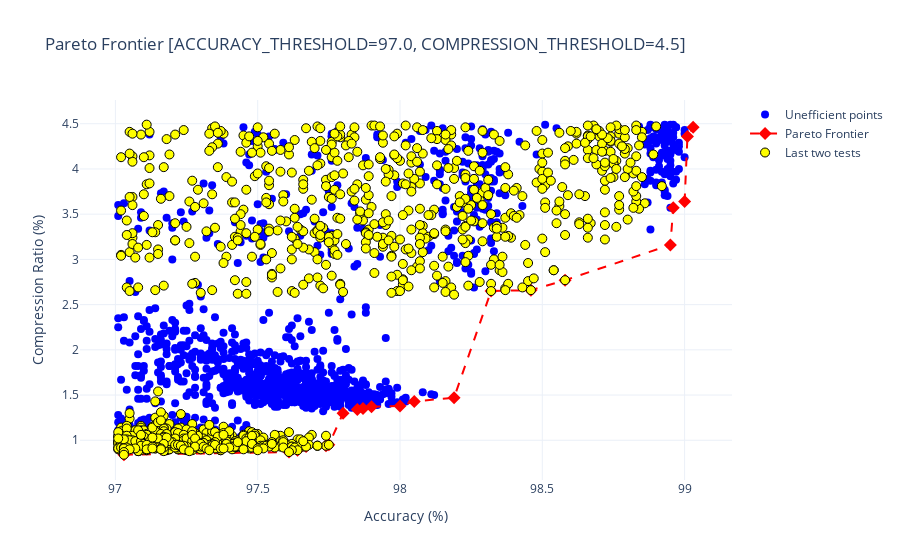

Notebook code for this chart:
### Code cell
import os
import re
import pandas as pd
import plotly.graph_objects as go

# === Parametri di soglia ===
ACCURACY_THRESHOLD = 97.0
COMPRESSION_THRESHOLD = 4.5

# === Funzione per estrarre dati da un singolo file, inclusa intestazione params ===
def extract_metrics_from_file(filepath):
    results = []
    with open(filepath, 'r') as f:
        lines = f.readlines()

    # === Estrarre intestazione ===
    header_params = {}
    header_end_idx = None
    for i, line in enumerate(lines):
        if line.strip() == "------------------------------------------------------------":
            header_end_idx = i
            break

    if header_end_idx is not None:
        for line in lines[:header_end_idx]:
            line = line.strip()
            if '=' in line and not line.startswith('='):
                key, val = line.split('=', 1)
                header_params[key.strip()] = val.strip()

    current_var_name = None
    current_var_value = None

    for i, line in enumerate(lines):
        # Rileva blocco separatore
        if "------------------------------------------------------------" in line:
            # Estrai intestazione variabile nella riga successiva
            if i + 1 < len(lines):
                header_line = lines[i + 1].strip()
                match_header = re.match(r"([a-zA-Z_]+)\s*=\s*([0-9.]+)", header_line)
                if match_header:
                    current_var_name = match_header.group(1)
                    current_var_value = float(match_header.group(2))

        # === Caso 1: Riga con A_Q e zstd_ratio ===
        match_full_line = re.search(r"A_Q\s*=\s*([\d.]+).*?zstd_ratio\s*=\s*([\d.]+)%", line)
        if match_full_line:
            acc = float(match_full_line.group(1))
            ratio = float(match_full_line.group(2))
            if acc > ACCURACY_THRESHOLD and ratio < COMPRESSION_THRESHOLD:
                results.append({
                    'accuracy': acc,
                    'zstd_ratio': ratio,
                    'source': os.path.basename(filepath),
                    'var_name': current_var_name,
                    'var_value': current_var_value,
                    'header_params': header_params
                })
            continue

        # === Caso 2: Riga con 'to' e riga successiva con zstd_ratio ===
        if "to" in line:
            match_to = re.search(r'to\s+([\d.]+)', line)
            if match_to and i + 1 < len(lines):
                acc = float(match_to.group(1))
                next_line = lines[i + 1]
                match_ratio = re.search(r'zstd_ratio\s*=\s*([\d.]+)%', next_line)
                if match_ratio:
                    ratio = float(match_ratio.group(1))
                    if acc > ACCURACY_THRESHOLD and ratio < COMPRESSION_THRESHOLD:
                        results.append({
                            'accuracy': acc,
                            'zstd_ratio': ratio,
                            'source': os.path.basename(filepath),
                            'var_name': current_var_name,
                            'var_value': current_var_value,
                            'header_params': header_params
                        })
    return results

# === Lista e ordinamento file ===
file_list = [f for f in os.listdir('.') if f.startswith('output-Test-2025-')]
file_list.sort(key=lambda f: os.path.getmtime(f))
last_two_files = file_list[-2:] if len(file_list) >= 2 else file_list

# === Estrazione dati da tutti i file ===
all_data = []
for filename in file_list:
    all_data.extend(extract_metrics_from_file(filename))

df = pd.DataFrame(all_data)

# Flagga punti provenienti dagli ultimi 2 file
df['is_recent_file'] = df['source'].apply(lambda x: x in last_two_files)

# === Funzione per convertire dict header_params in stringa leggibile per tooltip ===
def header_params_to_str(params):
    return '<br>'.join([f"{k}={v}" for k, v in params.items()])

# Crea etichetta tooltip completa
df['label'] = df.apply(lambda row: 
    f"File: {row['source']}<br>"
    f"{row['var_name']} = {row['var_value']}<br>"
    f"Accuracy: {row['accuracy']}<br>"
    f"Compression: {row['zstd_ratio']}%<br>"
    f"<b>Params:</b><br>{header_params_to_str(row['header_params'])}", axis=1)

# === Calcola frontiera efficiente ===
def efficient_frontier(df):
    df_sorted = df.sort_values(by=['zstd_ratio', 'accuracy'], ascending=[True, False])
    frontier_rows = []
    max_acc = -1
    for _, row in df_sorted.iterrows():
        if row['accuracy'] > max_acc:
            frontier_rows.append(row)
            max_acc = row['accuracy']
    return pd.DataFrame(frontier_rows)

frontier_df = efficient_frontier(df)

# Etichetta per frontiera efficiente
frontier_df['label'] = frontier_df.apply(lambda row: 
    f"File: {row['source']}<br>"
    f"{row['var_name']} = {row['var_value']}<br>"
    f"Accuracy: {row['accuracy']}<br>"
    f"Compression: {row['zstd_ratio']}%<br>"
    f"<b>Params:</b><br>{header_params_to_str(row['header_params'])}", axis=1)

# Flag frontiera nel df principale
df['is_frontier'] = df.index.isin(frontier_df.index)

# === Separazione punti per colori e gruppi ===
recent_points = df[df['is_recent_file']]
blue_points = df[(~df['is_recent_file']) & (~df['is_frontier'])]
red_points = frontier_df

# === Plot con plotly ===
trace_blue = go.Scatter(
    x=blue_points['accuracy'],
    y=blue_points['zstd_ratio'],
    mode='markers',
    name='Unefficient points',
    marker=dict(size=8, color='blue'),
    text=blue_points['label'],
    hoverinfo='text'
)

trace_red = go.Scatter(
    x=red_points['accuracy'],
    y=red_points['zstd_ratio'],
    mode='markers+lines',
    name='Pareto Frontier',
    line=dict(color='red', width=2, dash='dash'),
    marker=dict(size=10, symbol='diamond'),
    text=red_points['label'],
    hoverinfo='text'
)

trace_yellow = go.Scatter(
    x=recent_points['accuracy'],
    y=recent_points['zstd_ratio'],
    mode='markers',
    name='Last two tests',
    marker=dict(size=9, color='yellow', line=dict(color='black', width=1)),
    text=recent_points['label'],
    hoverinfo='text'
)

fig = go.Figure(data=[trace_blue, trace_red, trace_yellow])

fig.update_layout(
    title=f'Pareto Frontier [ACCURACY_THRESHOLD={ACCURACY_THRESHOLD}, COMPRESSION_THRESHOLD={COMPRESSION_THRESHOLD}]',
    xaxis_title='Accuracy (%)',
    yaxis_title='Compression Ratio (%)',
    template='plotly_white'
)

fig.show()

### Figure 1 — Plotly figure (JSON) as saved in the notebook; plotly's stock layout.template omitted (floating-point values rounded to 4 significant figures; data arrays with more than 128 entries replaced by an {"elided": "..."} marker saying what was removed)
{"data": [{"hoverinfo": "text", "marker": {"color": "blue", "size": 8}, "mode": "markers", "name": "Unefficient points", "text": {"elided": "1204 str values"}, "type": "scatter", "x": {"elided": "1204 float values"}, "y": {"elided": "1204 float values"}}, {"hoverinfo": "text", "line": {"color": "red", "dash": "dash", "width": 2}, "marker": {"size": 10, "symbol": "diamond"}, "mode": "markers+lines", "name": "Pareto Frontier", "text": ["File: output-Test-2025-06-15-Dantzig.log<br>r = 1.1004<br>Accuracy: 97.03<br>Compression: 0.84%<br><b>Params:</b><br>model=LeNet-5<br>criterion=CrossEntropy<br>C=64<br>lr=0.0007<br>lambda_reg=0.0015<br>alpha=0.533<br>[T1=lambda_reg*alpha=0.0008]<br>[T2=lambda_reg*(1-alpha)=0.0007]<br>subgradient_step=100000.0<br>w0=-0.11<br>target_acc=98.4<br>target_zstd_ratio=0.0297<br>min_xi=0<br>max_xi=1<br>upper_c=44426<br>lower_c=0.01<br>zeta=50000<br>l=0.5<br>n_epochs=90<br>max_iterations=15<br>train_optimizer=ADAM<br>entropy_optimizer=FISTA<br>delta=0<br>pruning=Y<br>QuantizationType=center", "File: output-Test-2025-06-15-Dantzig.log<br>r = 1.1004<br>Accuracy: 97.61<br>Compression: 0.87%<br><b>Params:</b><br>model=LeNet-5<br>criterion=CrossEntropy<br>C=64<br>lr=0.0007<br>lambda_reg=0.0015<br>alpha=0.533<br>[T1=lambda_reg*alpha=0.0008]<br>[T2=lambda_reg*(1-alpha)=0.0007]<br>subgradient_step=100000.0<br>w0=-0.11<br>target_acc=98.4<br>target_zstd_ratio=0.0297<br>min_xi=0<br>max_xi=1<br>upper_c=44426<br>lower_c=0.01<br>zeta=50000<br>l=0.5<br>n_epochs=90<br>max_iterations=15<br>train_optimizer=ADAM<br>entropy_optimizer=FISTA<br>delta=0<br>pruning=Y<br>QuantizationType=center", "File: output-Test-2025-06-15-Dantzig.log<br>r = 1.1004<br>Accuracy: 97.64<br>Compression: 0.89%<br><b>Params:</b><br>model=LeNet-5<br>criterion=CrossEntropy<br>C=64<br>lr=0.0007<br>lambda_reg=0.0015<br>alpha=0.533<br>[T1=lambda_reg*alpha=0.0008]<br>[T2=lambda_reg*(1-alpha)=0.0007]<br>subgradient_step=100000.0<br>w0=-0.11<br>target_acc=98.4<br>target_zstd_ratio=0.0297<br>min_xi=0<br>max_xi=1<br>upper_c=44426<br>lower_c=0.01<br>zeta=50000<br>l=0.5<br>n_epochs=90<br>max_iterations=15<br>train_optimizer=ADAM<br>entropy_optimizer=FISTA<br>delta=0<br>pruning=Y<br>QuantizationType=center", "File: output-Test-2025-06-15-Dantzig.log<br>r = 1.1019<br>Accuracy: 97.67<br>Compression: 0.93%<br><b>Params:</b><br>model=LeNet-5<br>criterion=CrossEntropy<br>C=64<br>lr=0.0007<br>lambda_reg=0.0015<br>alpha=0.533<br>[T1=lambda_reg*alpha=0.0008]<br>[T2=lambda_reg*(1-alpha)=0.0007]<br>subgradient_step=100000.0<br>w0=-0.11<br>target_acc=98.4<br>target_zstd_ratio=0.0297<br>min_xi=0<br>max_xi=1<br>upper_c=44426<br>lower_c=0.01<br>zeta=50000<br>l=0.5<br>n_epochs=90<br>max_iterations=15<br>train_optimizer=ADAM<br>entropy_optimizer=FISTA<br>delta=0<br>pruning=Y<br>QuantizationType=center", "File: output-Test-2025-06-15-Dantzig.log<br>r = 1.1014<br>Accuracy: 97.74<br>Compression: 0.94%<br><b>Params:</b><br>model=LeNet-5<br>criterion=CrossEntropy<br>C=64<br>lr=0.0007<br>lambda_reg=0.0015<br>alpha=0.533<br>[T1=lambda_reg*alpha=0.0008]<br>[T2=lambda_reg*(1-alpha)=0.0007]<br>subgradient_step=100000.0<br>w0=-0.11<br>target_acc=98.4<br>target_zstd_ratio=0.0297<br>min_xi=0<br>max_xi=1<br>upper_c=44426<br>lower_c=0.01<br>zeta=50000<br>l=0.5<br>n_epochs=90<br>max_iterations=15<br>train_optimizer=ADAM<br>entropy_optimizer=FISTA<br>delta=0<br>pruning=Y<br>QuantizationType=center", "File: output-Test-2025-06-15-Dantzig.log<br>r = 1.1006<br>Accuracy: 97.75<br>Compression: 0.95%<br><b>Params:</b><br>model=LeNet-5<br>criterion=CrossEntropy<br>C=64<br>lr=0.0007<br>lambda_reg=0.0015<br>alpha=0.533<br>[T1=lambda_reg*alpha=0.0008]<br>[T2=lambda_reg*(1-alpha)=0.0007]<br>subgradient_step=100000.0<br>w0=-0.11<br>target_acc=98.4<br>target_zstd_ratio=0.0297<br>min_xi=0<br>max_xi=1<br>upper_c=44426<br>lower_c=0.01<br>zeta=50000<br>l=0.5<br>n_epochs=90<br>max_iterations=15<br>train_optimizer=ADAM<br>entropy_optimizer=FISTA<br>delta=0<br>pruning=Y<br>QuantizationType=center", "File: output-Test-2025-06-13-A-Dantzig.log<br>r = 1.1007<br>Accuracy: 97.8<br>Compression: 1.3%<br><b>Params:</b><br>model=LeNet-5<br>criterion=CrossEntropy<br>C=128<br>lr=0.0007<br>lambda_reg=0.0015<br>alpha=0.533<br>[T1=lambda_reg*alpha=0.0008]<br>[T2=lambda_reg*(1-alpha)=0.0007]<br>subgradient_step=100000.0<br>w0=-0.11<br>target_acc=98.8<br>target_zstd_ratio=0.0297<br>min_xi=0<br>max_xi=1<br>upper_c=44426<br>lower_c=0.01<br>zeta=50000<br>l=0.5<br>n_epochs=30<br>max_iterations=15<br>train_optimizer=ADAM<br>entropy_optimizer=FISTA<br>delta=0<br>pruning=Y<br>QuantizationType=center", "File: output-Test-2025-06-13-A-Dantzig.log<br>r = 1.1007<br>Accuracy: 97.85<br>Compression: 1.34%<br><b>Params:</b><br>model=LeNet-5<br>criterion=CrossEntropy<br>C=128<br>lr=0.0007<br>lambda_reg=0.0015<br>alpha=0.533<br>[T1=lambda_reg*alpha=0.0008]<br>[T2=lambda_reg*(1-alpha)=0.0007]<br>subgradient_step=100000.0<br>w0=-0.11<br>target_acc=98.8<br>target_zstd_ratio=0.0297<br>min_xi=0<br>max_xi=1<br>upper_c=44426<br>lower_c=0.01<br>zeta=50000<br>l=0.5<br>n_epochs=30<br>max_iterations=15<br>train_optimizer=ADAM<br>entropy_optimizer=FISTA<br>delta=0<br>pruning=Y<br>QuantizationType=center", "File: output-Test-2025-06-13-A-Dantzig.log<br>r = 1.1011<br>Accuracy: 97.87<br>Compression: 1.35%<br><b>Params:</b><br>model=LeNet-5<br>criterion=CrossEntropy<br>C=128<br>lr=0.0007<br>lambda_reg=0.0015<br>alpha=0.533<br>[T1=lambda_reg*alpha=0.0008]<br>[T2=lambda_reg*(1-alpha)=0.0007]<br>subgradient_step=100000.0<br>w0=-0.11<br>target_acc=98.8<br>target_zstd_ratio=0.0297<br>min_xi=0<br>max_xi=1<br>upper_c=44426<br>lower_c=0.01<br>zeta=50000<br>l=0.5<br>n_epochs=30<br>max_iterations=15<br>train_optimizer=ADAM<br>entropy_optimizer=FISTA<br>delta=0<br>pruning=Y<br>QuantizationType=center", "File: output-Test-2025-06-13-A-Dantzig.log<br>r = 1.1004<br>Accuracy: 97.9<br>Compression: 1.37%<br><b>Params:</b><br>model=LeNet-5<br>criterion=CrossEntropy<br>C=128<br>lr=0.0007<br>lambda_reg=0.0015<br>alpha=0.533<br>[T1=lambda_reg*alpha=0.0008]<br>[T2=lambda_reg*(1-alpha)=0.0007]<br>subgradient_step=100000.0<br>w0=-0.11<br>target_acc=98.8<br>target_zstd_ratio=0.0297<br>min_xi=0<br>max_xi=1<br>upper_c=44426<br>lower_c=0.01<br>zeta=50000<br>l=0.5<br>n_epochs=30<br>max_iterations=15<br>train_optimizer=ADAM<br>entropy_optimizer=FISTA<br>delta=0<br>pruning=Y<br>QuantizationType=center", "File: output-Test-2025-06-13-A-Dantzig.log<br>r = 1.1017<br>Accuracy: 98.0<br>Compression: 1.38%<br><b>Params:</b><br>model=LeNet-5<br>criterion=CrossEntropy<br>C=128<br>lr=0.0007<br>lambda_reg=0.0015<br>alpha=0.533<br>[T1=lambda_reg*alpha=0.0008]<br>[T2=lambda_reg*(1-alpha)=0.0007]<br>subgradient_step=100000.0<br>w0=-0.11<br>target_acc=98.8<br>target_zstd_ratio=0.0297<br>min_xi=0<br>max_xi=1<br>upper_c=44426<br>lower_c=0.01<br>zeta=50000<br>l=0.5<br>n_epochs=30<br>max_iterations=15<br>train_optimizer=ADAM<br>entropy_optimizer=FISTA<br>delta=0<br>pruning=Y<br>QuantizationType=center", "File: output-Test-2025-06-13-A-Dantzig.log<br>r = 1.1015<br>Accuracy: 98.05<br>Compression: 1.43%<br><b>Params:</b><br>model=LeNet-5<br>criterion=CrossEntropy<br>C=128<br>lr=0.0007<br>lambda_reg=0.0015<br>alpha=0.533<br>[T1=lambda_reg*alpha=0.0008]<br>[T2=lambda_reg*(1-alpha)=0.0007]<br>subgradient_step=100000.0<br>w0=-0.11<br>target_acc=98.8<br>target_zstd_ratio=0.0297<br>min_xi=0<br>max_xi=1<br>upper_c=44426<br>lower_c=0.01<br>zeta=50000<br>l=0.5<br>n_epochs=30<br>max_iterations=15<br>train_optimizer=ADAM<br>entropy_optimizer=FISTA<br>delta=0<br>pruning=Y<br>QuantizationType=center", "File: output-Test-2025-06-13-A-Dantzig.log<br>r = 1.1014<br>Accuracy: 98.19<br>Compression: 1.47%<br><b>Params:</b><br>model=LeNet-5<br>criterion=CrossEntropy<br>C=128<br>lr=0.0007<br>lambda_reg=0.0015<br>alpha=0.533<br>[T1=lambda_reg*alpha=0.0008]<br>[T2=lambda_reg*(1-alpha)=0.0007]<br>subgradient_step=100000.0<br>w0=-0.11<br>target_acc=98.8<br>target_zstd_ratio=0.0297<br>min_xi=0<br>max_xi=1<br>upper_c=44426<br>lower_c=0.01<br>zeta=50000<br>l=0.5<br>n_epochs=30<br>max_iterations=15<br>train_optimizer=ADAM<br>entropy_optimizer=FISTA<br>delta=0<br>pruning=Y<br>QuantizationType=center", "File: output-Test-2025-06-15-Fenchel.log<br>r = 1.1016<br>Accuracy: 98.32<br>Compression: 2.65%<br><b>Params:</b><br>model=LeNet-5<br>criterion=CrossEntropy<br>C=64<br>lr=0.0007<br>lambda_reg=0.0015<br>alpha=0.533<br>[T1=lambda_reg*alpha=0.0008]<br>[T2=lambda_reg*(1-alpha)=0.0007]<br>subgradient_step=100000.0<br>w0=-0.11<br>target_acc=98.4<br>target_zstd_ratio=0.0297<br>min_xi=0<br>max_xi=1<br>upper_c=44426<br>lower_c=0.01<br>zeta=50000<br>l=0.5<br>n_epochs=90<br>max_iterations=15<br>train_optimizer=ADAM<br>entropy_optimizer=FISTA<br>delta=32<br>pruning=Y<br>QuantizationType=center", "File: output-Test-2025-06-15-Fenchel.log<br>r = 1.1016<br>Accuracy: 98.46<br>Compression: 2.66%<br><b>Params:</b><br>model=LeNet-5<br>criterion=CrossEntropy<br>C=64<br>lr=0.0007<br>lambda_reg=0.0015<br>alpha=0.533<br>[T1=lambda_reg*alpha=0.0008]<br>[T2=lambda_reg*(1-alpha)=0.0007]<br>subgradient_step=100000.0<br>w0=-0.11<br>target_acc=98.4<br>target_zstd_ratio=0.0297<br>min_xi=0<br>max_xi=1<br>upper_c=44426<br>lower_c=0.01<br>zeta=50000<br>l=0.5<br>n_epochs=90<br>max_iterations=15<br>train_optimizer=ADAM<br>entropy_optimizer=FISTA<br>delta=32<br>pruning=Y<br>QuantizationType=center", "File: output-Test-2025-06-15-Fenchel.log<br>r = 1.1014<br>Accuracy: 98.58<br>Compression: 2.77%<br><b>Params:</b><br>model=LeNet-5<br>criterion=CrossEntropy<br>C=64<br>lr=0.0007<br>lambda_reg=0.0015<br>alpha=0.533<br>[T1=lambda_reg*alpha=0.0008]<br>[T2=lambda_reg*(1-alpha)=0.0007]<br>subgradient_step=100000.0<br>w0=-0.11<br>target_acc=98.4<br>target_zstd_ratio=0.0297<br>min_xi=0<br>max_xi=1<br>upper_c=44426<br>lower_c=0.01<br>zeta=50000<br>l=0.5<br>n_epochs=90<br>max_iterations=15<br>train_optimizer=ADAM<br>entropy_optimizer=FISTA<br>delta=32<br>pruning=Y<br>QuantizationType=center", "File: output-Test-2025-06-12-Fenchel.log<br>r = 1.1029<br>Accuracy: 98.95<br>Compression: 3.16%<br><b>Params:</b><br>model=LeNet-5<br>criterion=CrossEntropy<br>C=6<br>lr=0.0007<br>lambda_reg=0.0015<br>alpha=0.533<br>[T1=lambda_reg*alpha=0.0008]<br>[T2=lambda_reg*(1-alpha)=0.0007]<br>subgradient_step=100000.0<br>w0=-0.11<br>target_acc=98.8<br>target_zstd_ratio=0.0297<br>min_xi=0<br>max_xi=1<br>upper_c=44426<br>lower_c=0.01<br>zeta=50000<br>l=0.5<br>n_epochs=500<br>max_iterations=15<br>train_optimizer=ADAM<br>entropy_optimizer=FISTA<br>delta=1000<br>pruning=Y<br>QuantizationType=center", "File: output-Test-2025-06-12-Fenchel.log<br>r = 1.1029<br>Accuracy: 98.96<br>Compression: 3.57%<br><b>Params:</b><br>model=LeNet-5<br>criterion=CrossEntropy<br>C=6<br>lr=0.0007<br>lambda_reg=0.0015<br>alpha=0.533<br>[T1=lambda_reg*alpha=0.0008]<br>[T2=lambda_reg*(1-alpha)=0.0007]<br>subgradient_step=100000.0<br>w0=-0.11<br>target_acc=98.8<br>target_zstd_ratio=0.0297<br>min_xi=0<br>max_xi=1<br>upper_c=44426<br>lower_c=0.01<br>zeta=50000<br>l=0.5<br>n_epochs=500<br>max_iterations=15<br>train_optimizer=ADAM<br>entropy_optimizer=FISTA<br>delta=1000<br>pruning=Y<br>QuantizationType=center", "File: output-Test-2025-06-12-Fenchel.log<br>r = 1.1025<br>Accuracy: 99.0<br>Compression: 3.64%<br><b>Params:</b><br>model=LeNet-5<br>criterion=CrossEntropy<br>C=6<br>lr=0.0007<br>lambda_reg=0.0015<br>alpha=0.533<br>[T1=lambda_reg*alpha=0.0008]<br>[T2=lambda_reg*(1-alpha)=0.0007]<br>subgradient_step=100000.0<br>w0=-0.11<br>target_acc=98.8<br>target_zstd_ratio=0.0297<br>min_xi=0<br>max_xi=1<br>upper_c=44426<br>lower_c=0.01<br>zeta=50000<br>l=0.5<br>n_epochs=500<br>max_iterations=15<br>train_optimizer=ADAM<br>entropy_optimizer=FISTA<br>delta=1000<br>pruning=Y<br>QuantizationType=center", "File: output-Test-2025-06-12-Fenchel.log<br>r = 1.1007<br>Accuracy: 99.01<br>Compression: 4.36%<br><b>Params:</b><br>model=LeNet-5<br>criterion=CrossEntropy<br>C=6<br>lr=0.0007<br>lambda_reg=0.0015<br>alpha=0.533<br>[T1=lambda_reg*alpha=0.0008]<br>[T2=lambda_reg*(1-alpha)=0.0007]<br>subgradient_step=100000.0<br>w0=-0.11<br>target_acc=98.8<br>target_zstd_ratio=0.0297<br>min_xi=0<br>max_xi=1<br>upper_c=44426<br>lower_c=0.01<br>zeta=50000<br>l=0.5<br>n_epochs=500<br>max_iterations=15<br>train_optimizer=ADAM<br>entropy_optimizer=FISTA<br>delta=1000<br>pruning=Y<br>QuantizationType=center", "File: output-Test-2025-06-12-Fenchel.log<br>r = 1.1001<br>Accuracy: 99.03<br>Compression: 4.46%<br><b>Params:</b><br>model=LeNet-5<br>criterion=CrossEntropy<br>C=6<br>lr=0.0007<br>lambda_reg=0.0015<br>alpha=0.533<br>[T1=lambda_reg*alpha=0.0008]<br>[T2=lambda_reg*(1-alpha)=0.0007]<br>subgradient_step=100000.0<br>w0=-0.11<br>target_acc=98.8<br>target_zstd_ratio=0.0297<br>min_xi=0<br>max_xi=1<br>upper_c=44426<br>lower_c=0.01<br>zeta=50000<br>l=0.5<br>n_epochs=500<br>max_iterations=15<br>train_optimizer=ADAM<br>entropy_optimizer=FISTA<br>delta=1000<br>pruning=Y<br>QuantizationType=center"], "type": "scatter", "x": [97.03, 97.61, 97.64, 97.67, 97.74, 97.75, 97.8, 97.85, 97.87, 97.9, 98, 98.05, 98.19, 98.32, 98.46, 98.58, 98.95, 98.96, 99, 99.01, 99.03], "y": [0.84, 0.87, 0.89, 0.93, 0.94, 0.95, 1.3, 1.34, 1.35, 1.37, 1.38, 1.43, 1.47, 2.65, 2.66, 2.77, 3.16, 3.57, 3.64, 4.36, 4.46]}, {"hoverinfo": "text", "marker": {"color": "yellow", "line": {"color": "black", "width": 1}, "size": 9}, "mode": "markers", "name": "Last two tests", "text": {"elided": "1246 str values"}, "type": "scatter", "x": {"elided": "1246 float values"}, "y": {"elided": "1246 float values"}}], "layout": {"title": {"text": "Pareto Frontier [ACCURACY_THRESHOLD=97.0, COMPRESSION_THRESHOLD=4.5]"}, "xaxis": {"title": {"text": "Accuracy (%)"}}, "yaxis": {"title": {"text": "Compression Ratio (%)"}}}}
